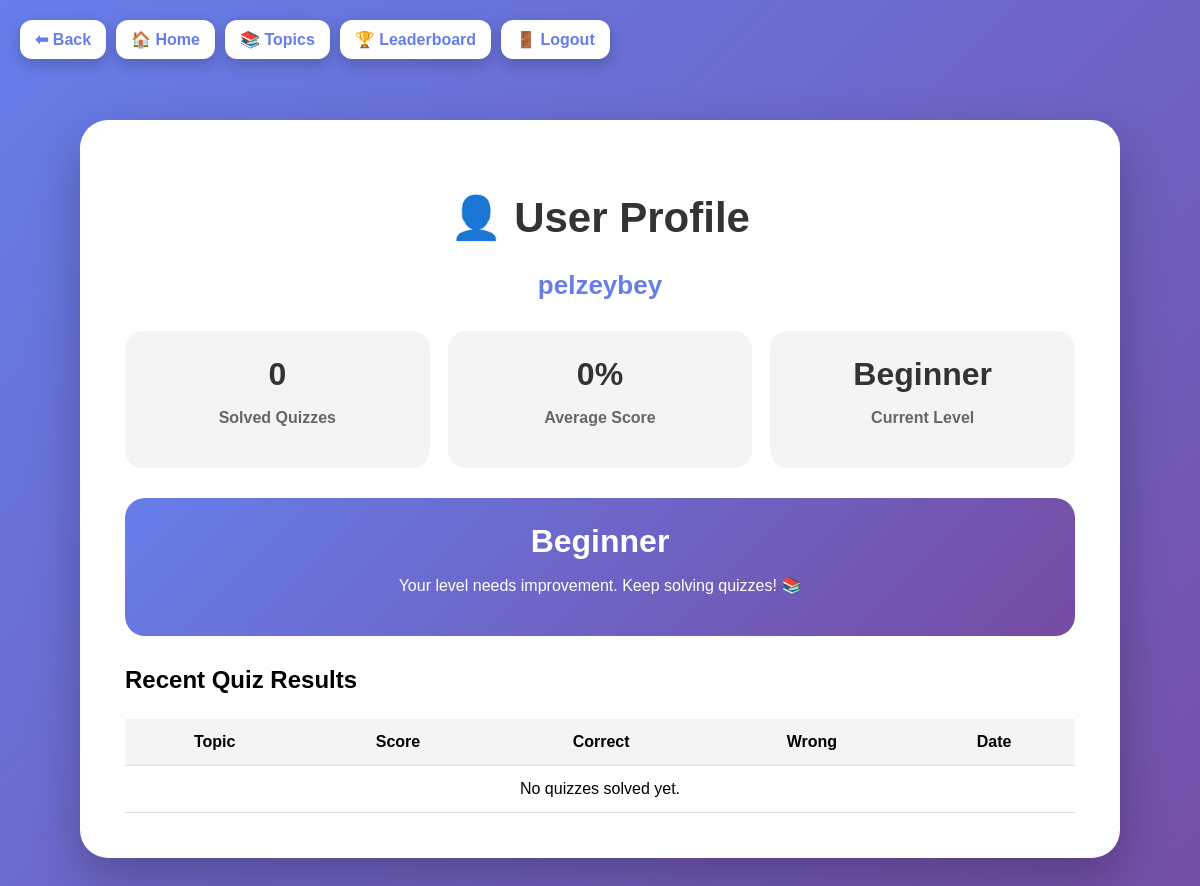
The app's page /profile/ (signed in), older data.
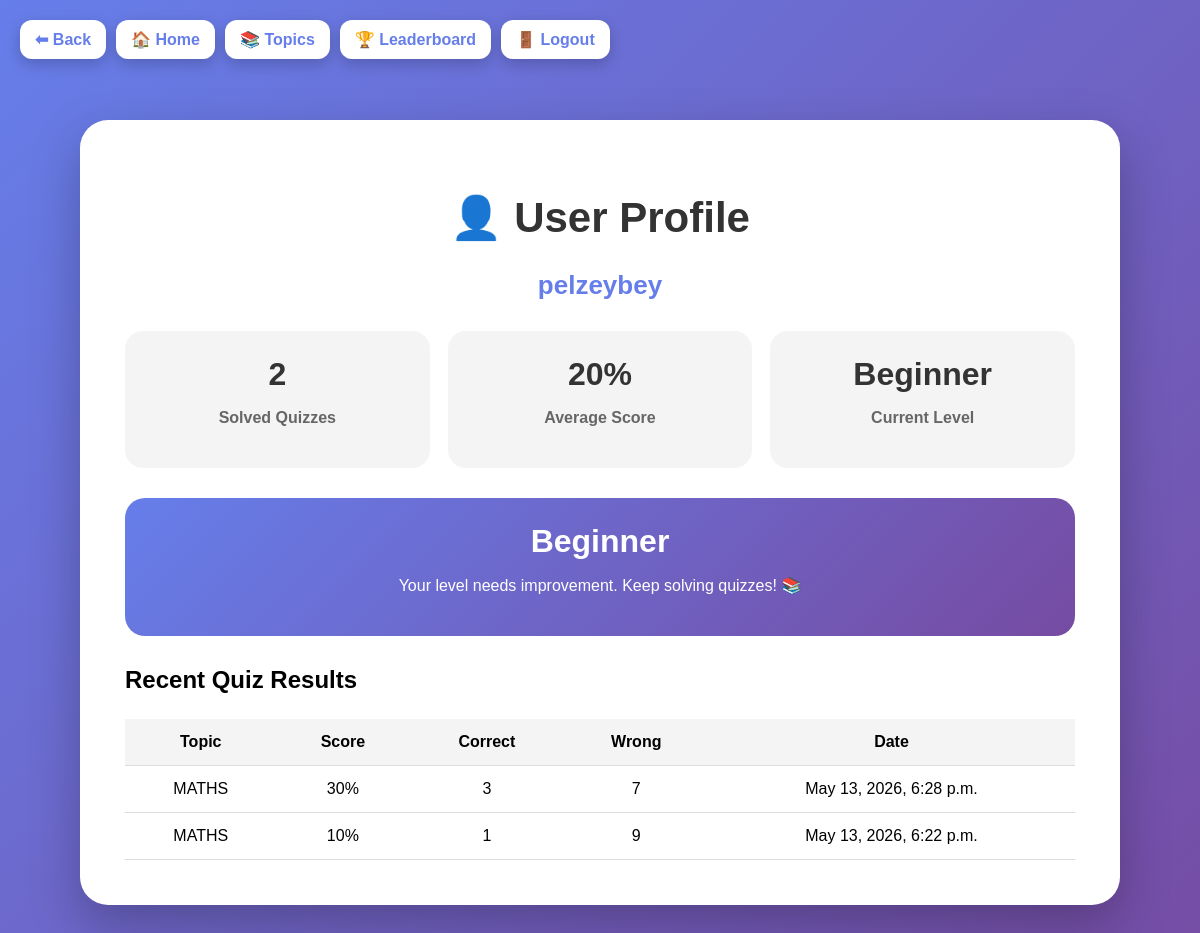
The same page, newer data.
### quiz/models.py (models this page shows, shortened)
class QuizAttempt(models.Model):
    user = models.ForeignKey(User, on_delete=models.CASCADE)
    topic = models.ForeignKey(Topic, on_delete=models.CASCADE)
    total = models.IntegerField()
    correct = models.IntegerField()
    wrong = models.IntegerField()
    score = models.IntegerField()
    created_at = models.DateTimeField(auto_now_add=True)

class Topic(models.Model):
    name = models.CharField(max_length=100)

### quiz/views.py (the view)
# urls.py: path("profile/", views.profile_view, name="profile"),
def profile_view(request):
    if not request.user.is_authenticated:
        return redirect("/login/")
    attempts = QuizAttempt.objects.filter(user=request.user).order_by("-created_at")
    total_quizzes = attempts.count()
    average_score = 0
    if total_quizzes > 0:
        average_score = int(sum(a.score for a in attempts) / total_quizzes)
    if average_score >= 80:
        level = "Advanced"
        level_message = "Your level is increasing. Great job! 🚀"
    elif average_score >= 50:
        level = "Intermediate"
        level_message = "You are improving. Keep practicing! 🔥"
    else:
        level = "Beginner"
        level_message = "Your level needs improvement. Keep solving quizzes! 📚"
    return render(request, "quiz/profile.html", {
        "attempts": attempts,
        "total_quizzes": total_quizzes,
        "average_score": average_score,
        "level": level,
        "level_message": level_message,
    })

### templates/quiz/profile.html (shortened to what this page needs)
<!DOCTYPE html>
<html lang="en">
<head>
</head>
<body>
<div class="navbar">
    <a href="javascript:history.back()">⬅ Back</a>
    <a href="/">🏠 Home</a>
    <a href="/topics/">📚 Topics</a>
    <a href="/leaderboard/">🏆 Leaderboard</a>
    <a href="/logout/">🚪 Logout</a>
</div>
<div class="card">
    <h1>👤 User Profile</h1>
    <div class="username">{{ request.user.username }}</div>
    <div class="stats">
        <div class="box">
            <h2>{{ total_quizzes }}</h2>
            <p>Solved Quizzes</p>
        </div>
        <div class="box">
            <h2>{{ average_score }}%</h2>
            <p>Average Score</p>
        </div>
        <div class="box">
            <h2>{{ level }}</h2>
            <p>Current Level</p>
        </div>
    </div>
    <div class="level">
        <h2>{{ level }}</h2>
        <p>{{ level_message }}</p>
    </div>
    <h2>Recent Quiz Results</h2>
    <table>
        <tr>
            <th>Topic</th>
            <th>Score</th>
            <th>Correct</th>
            <th>Wrong</th>
            <th>Date</th>
        </tr>
        {% for a in attempts %}
        <tr>
            <td>{{ a.topic.name }}</td>
            <td>{{ a.score }}%</td>
            <td>{{ a.correct }}</td>
            <td>{{ a.wrong }}</td>
            <td>{{ a.created_at }}</td>
        </tr>
        {% empty %}
        <tr>
            <td colspan="5">No quizzes solved yet.</td>
        </tr>
        {% endfor %}
    </table>
</div>
</body>
</html>

Row changes from the older to the newer data that the page shows:
added QuizAttempt: topic.name "MATHS", score "30", correct "3", wrong "7", created_at "May 13, 2026, 6:28 p.m."
added QuizAttempt: topic.name "MATHS", score "10", correct "1", wrong "9", created_at "May 13, 2026, 6:22 p.m."
Text that changed along with them:
{{ total_quizzes }}: "0" → "2"
{{ average_score }}: "0" → "20"
text no longer shown: "No quizzes solved yet."
